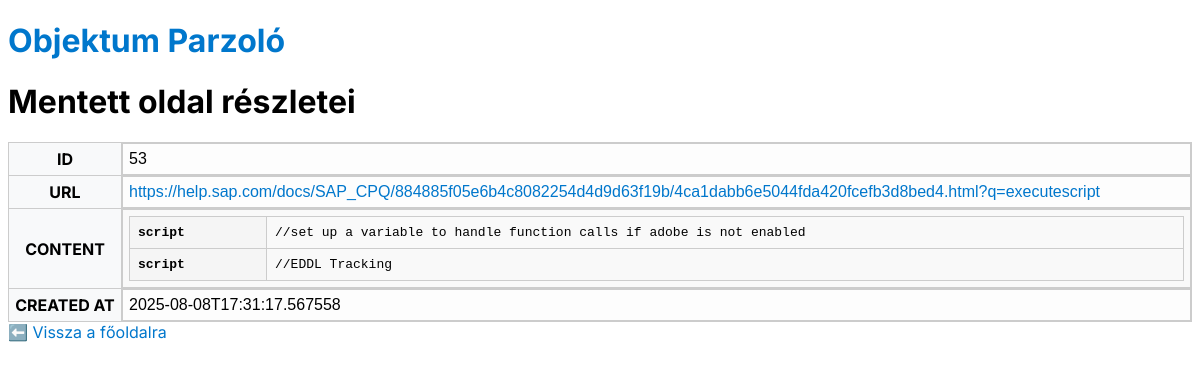
The page /entry/53 on the database its author committed.
### tables this page shows
CREATE TABLE webpages (
                id INTEGER PRIMARY KEY AUTOINCREMENT,
                url TEXT NOT NULL,
                content TEXT,
                created_at TEXT
            );

### app.py (the view)
@app.route("/entry/<int:entry_id>")
def show_entry(entry_id):
    with sqlite3.connect(DB_NAME) as conn:
        row = conn.execute("SELECT * FROM webpages WHERE id = ?", (entry_id,)).fetchone()
        if not row:
            return f"{language.get_translation('no_such_entry')}: {entry_id}"
        keys = ["ID", "URL", "CONTENT", "CREATED AT"]
        entry = dict(zip(keys, row))
        pprint(entry)
        print(f"{language.get_translation('data_of_entry')} {entry.get('ID')}")
    return render_template("entry.html", entry=entry)

### app.py (called while the page is built)
@app.context_processor
def inject_language():
    return {
        'language': language,           # the Language instance
        't': language.language_data,    # the raw translations dict for simple access like {{ t.title }}
        'translate': language.get_translation  # helper function: {{ translate('key') }}
    }

### modules/language.py (called while the page is built)
    def get_translation(self, key: str):
        try:
            return self.language_data.get(key)
        except KeyError as e:
            print(f"Key {key} not found: {e}")
            return f"ERROR: translation key (\"{key}\") not found!"

### templates/entry.html (shortened to what this page needs)
{% extends "base.html" %}
{% block content %}
    <h1 class="mb-4">Mentett oldal részletei</h1>
        <table class="table table-bordered table-sm" style="margin: 0; border-collapse: collapse;">
            {% for key, value in entry.items() %}
                <tr>
                    <th style="width: 100px; padding: 4px 6px; vertical-align: middle; text-align: center; font-weight: bold; background-color: #f8f9fa;">
{{ key }}
                    </th>
                    <td style="padding: 0; vertical-align: top;">
                        <div style="
                            margin: 0;
                            padding: 6px;
                            max-height: {{ '390px' if key == 'CONTENT' else '50px' }};
                            overflow-y: auto;
                            word-break: break-word;
                            font-family: {{ 'monospace' if key == 'CONTENT' else 'sans-serif' }};
                            background-color: {{ '#f9f9f9' if key == 'CONTENT' else '#fdfdfd' }};
                            border: 1px solid #ccc;
                        ">
{% if key == 'URL' %}
<a href="{{ value }}" target="_blank" rel="noopener noreferrer">{{ value }}</a>
{% elif key == 'ID' %}
{{ value }}
{% elif key == 'CONTENT' %}
<table class="table table-sm" style="margin:0;">
    <tbody>
    {% for line in value.split('\n') if ':' in line %}
        {% set k, v = line.split(':', 1) %}
        <tr>
            <th style="width:120px; font-weight:bold;">{{ k.strip() }}</th>
            <td>{{ v.strip() }}</td>
        </tr>
    {% endfor %}
    </tbody>
</table>
{% else %}
{{ value }}
{% endif %}
                        </div>
                    </td>
                </tr>
            {% endfor %}
        </table>
    <a href="/" class="btn btn-secondary mt-3">⬅️ Vissza a főoldalra</a>
{% endblock %}

### templates/base.html (shortened to what this page needs)
<!DOCTYPE html>
<html lang="hu">
<head>
</head>
<body>
    <a href="/" class="btn btn-secondary mt-3">
        <h1>{% block header %}{{ t.title or 'Web Element Collector' }}{% endblock %}</h1>
    </a>
    <div>{% block content %}{% endblock %}</div>
</body>
</html>

### templates/base.html (style rules this page uses)
body { font-family: 'Inter', sans-serif; }
table { border-collapse: collapse; width: 100%; }
th, td { border: 1px solid #ccc; padding: 8px; text-align: left; vertical-align: top; }
th { background-color: #f5f5f5; }
a { color: #0077cc; text-decoration: none; }

### rows shown on the page
webpages: key "URL", url "https://help.sap.com/docs/SAP_CPQ/884885f05e6b4c8082254d4d9d63f19b/4ca1dabb6e5044fda420fcefb3d8bed4.html?q=executescript", key "CONTENT", strip "script" "script", strip "//set up a variable to handle function calls if adobe is not enabled" "//EDDL Tracking", key "CREATED AT", created_at "2025-08-08T17:31:17.567558"

### other values the page prints
{{ t.title or 'Web Element Collector' }} "Objektum Parzoló"
{{ key }} "ID"
{{ value }} "53"
